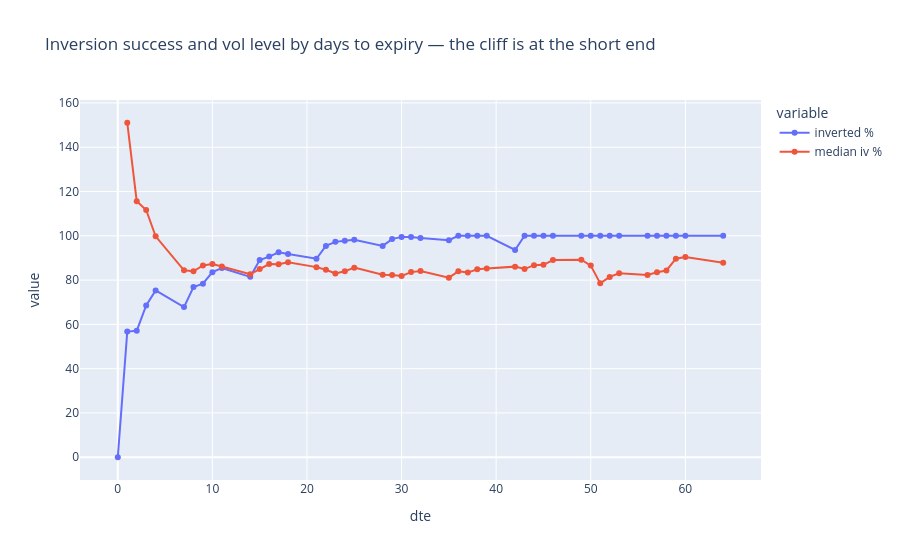

Notebook code for this chart:
### Markdown cell above
### 4a · The near-expiry cliff

Refusals are not spread evenly. As `dte` falls, time value collapses toward zero and the
price stops carrying information about volatility — so the same $0.01 of quote noise swings
the implied vol further and further, until the price falls through the intrinsic floor and
the solver gives up entirely.

The last date of an expired-weeklies panel is the extreme case (notebook 01 / T-36: one
expiry alive, everything at or near expiry), which is exactly why the app opens on the
busiest date rather than the last one.

### Code cell
by_dte = (
    iv.assign(inverted=iv["iv"].notna())
    .groupby("dte")
    .agg(contract_days=("inverted", "size"), inverted=("inverted", "mean"), median_iv=("iv", "median"))
    .reset_index()
)
by_dte["inverted %"] = 100 * by_dte["inverted"]
by_dte["median iv %"] = 100 * by_dte["median_iv"]

px.line(
    by_dte, x="dte", y=["inverted %", "median iv %"], markers=True,
    title="Inversion success and vol level by days to expiry — the cliff is at the short end",
)

### Figure 1 — Plotly figure (JSON) as saved in the notebook; plotly's stock layout.template omitted (floating-point values rounded to 4 significant figures)
{"data": [{"hovertemplate": "variable=inverted %<br>dte=%{x}<br>value=%{y}<extra></extra>", "legendgroup": "inverted %", "line": {"color": "#636efa", "dash": "solid"}, "marker": {"symbol": "circle"}, "mode": "lines+markers", "name": "inverted %", "orientation": "v", "showlegend": true, "type": "scatter", "x": [0, 1, 2, 3, 4, 7, 8, 9, 10, 11, 14, 15, 16, 17, 18, 21, 22, 23, 24, 25, 28, 29, 30, 31, 32, 35, 36, 37, 38, 39, 42, 43, 44, 45, 46, 49, 50, 51, 52, 53, 56, 57, 58, 59, 60, 64], "xaxis": "x", "y": [0.0, 56.76, 57.09, 68.58, 75.34, 67.82, 76.87, 78.36, 83.58, 85.45, 81.47, 89.06, 90.62, 92.58, 91.8, 89.63, 95.45, 97.27, 97.73, 98.18, 95.45, 98.53, 99.51, 99.51, 99.02, 98.0, 100.0, 100.0, 100.0, 100.0, 93.59, 100.0, 100.0, 100.0, 100.0, 100.0, 100.0, 100.0, 100.0, 100.0, 100.0, 100.0, 100.0, 100.0, 100.0, 100.0], "yaxis": "y"}, {"hovertemplate": "variable=median iv %<br>dte=%{x}<br>value=%{y}<extra></extra>", "legendgroup": "median iv %", "line": {"color": "#EF553B", "dash": "solid"}, "marker": {"symbol": "circle"}, "mode": "lines+markers", "name": "median iv %", "orientation": "v", "showlegend": true, "type": "scatter", "x": [0, 1, 2, 3, 4, 7, 8, 9, 10, 11, 14, 15, 16, 17, 18, 21, 22, 23, 24, 25, 28, 29, 30, 31, 32, 35, 36, 37, 38, 39, 42, 43, 44, 45, 46, 49, 50, 51, 52, 53, 56, 57, 58, 59, 60, 64], "xaxis": "x", "y": [NaN, 151.1, 115.6, 111.7, 99.79, 84.43, 83.98, 86.63, 87.26, 86.18, 82.63, 84.97, 87.22, 87.17, 88.08, 85.86, 84.64, 83.0, 83.97, 85.63, 82.39, 82.32, 81.91, 83.61, 84.14, 81.12, 83.95, 83.39, 84.89, 85.24, 86.09, 84.98, 86.76, 86.93, 89.06, 89.19, 86.54, 78.53, 81.46, 83.05, 82.31, 83.53, 84.35, 89.67, 90.41, 87.87], "yaxis": "y"}], "layout": {"legend": {"title": {"text": "variable"}, "tracegroupgap": 0}, "title": {"text": "Inversion success and vol level by days to expiry — the cliff is at the short end"}, "xaxis": {"anchor": "y", "domain": [0.0, 1.0], "title": {"text": "dte"}}, "yaxis": {"anchor": "x", "domain": [0.0, 1.0], "title": {"text": "value"}}}}
